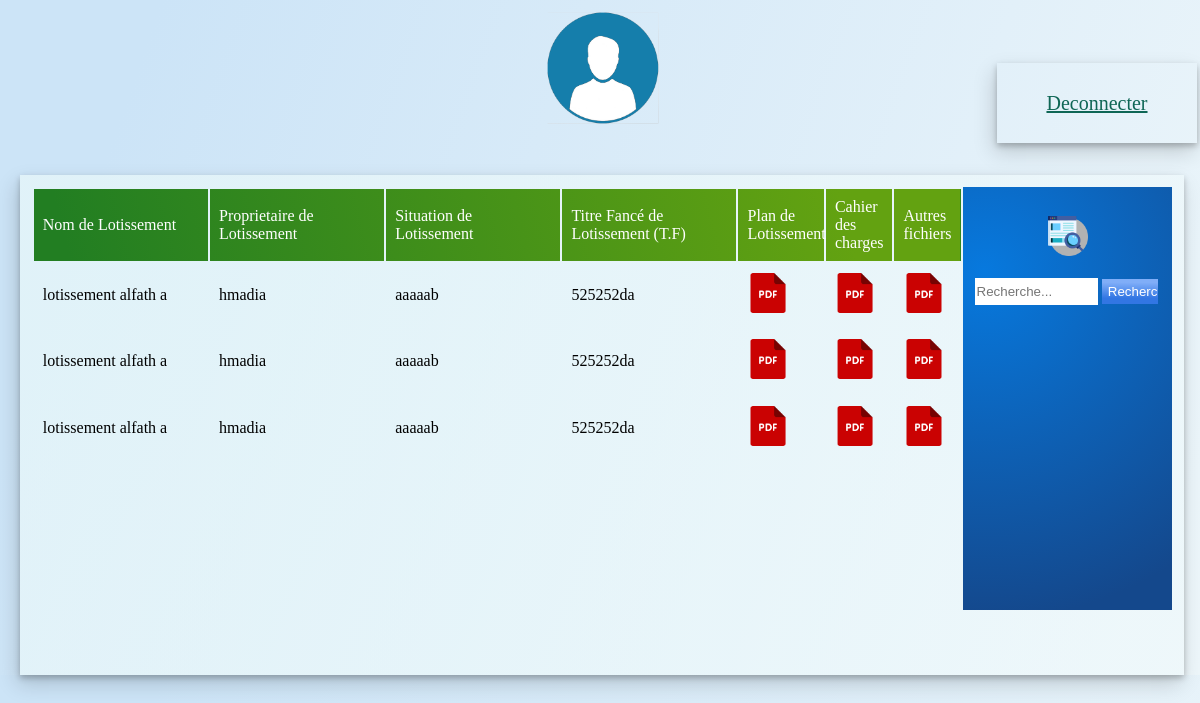
Screenshot of /user.php with the database file from the repository.
### tables this page shows
CREATE TABLE `lotissement` (
  `idlotisement` int(11) NOT NULL,
  `Nomlotissement` varchar(50) NOT NULL,
  `Propietaire` varchar(50) NOT NULL,
  `Situation` varchar(100) NOT NULL,
  `TF` varchar(50) NOT NULL,
  `Plan` varchar(500) NOT NULL,
  `Cahierdescharge` varchar(500) NOT NULL,
  `autres` varchar(500) NOT NULL
);

### user.php (the view, shortened to what this page needs)
<!DOCTYPE html>
<html>
<head class="">
</head>
<body class="body">
	<header class="header">
	<center>
		<img src="images/usera.png" class=" imaglogo" /><br>
		<?php
require("connexion.php");
?>
		<ul>
    <li><a class="btn1" href = "logout.php" tite = "Logout">Deconnecter</a></li>
  </ul>
	</center>
	</header>
	<nav>
		<section class="sectionB">
		<table>
		<tr class="lineone">
		<td class="tdlineone">
			Nom de Lotissement
		</td>
		<td class="tdlineone">
			Proprietaire de Lotissement
		</td>
		<td class="tdlineone">
			Situation de Lotissement
		</td>
		<td class="tdlineone">
			Titre Fancé de Lotissement (T.F)
		</td>
		<td class="tdlineonepdf">
			Plan de Lotissement
		</td>
		<td class="tdlineonepdf">
			 Cahier des charges
		</td>
		<td class="tdlineonepdf">
			Autres fichiers
		</td>
		</tr>
		<?php
$querylot="select * from lotissement ";
$resultlot= mysqli_query($conn,$querylot);
while($rowlot = mysqli_fetch_array($resultlot)) {
	 $Nomlotissement= $rowlot['Nomlotissement'];
  	$prolotissement= $rowlot['Propietaire'];
 	$situlotissement= $rowlot['Situation'];
  	$tflotissement= $rowlot['TF'];
	$planlotissement= $rowlot['Plan'];
 	$chaierlotissement= $rowlot['Cahierdescharge'];
  	$autrelotissement= $rowlot['autres'];
  echo"
<tr>
	<td class='tdlineone'>$Nomlotissement</td>
	<td class='tdlineone'>$prolotissement</td>
	<td class='tdlineone'>$situlotissement</td>
	<td class='tdlineone'>$tflotissement</td>
	<td class='tdlineonepdf'><a name='click1' href='$planlotissement' target='_blank'><img src='images/pdf.png'  class='icon' /></a></td>
	<td class='tdlineonepdf'><a name='click2' href='$chaierlotissement'><img src='images/pdf.png'  class='icon' /></a></td>
	<td class='tdlineonepdf'><a name='click3' href='$autrelotissement'><img src='images/pdf.png'  class='icon' /></a></td>
<tr>
";
}
?>
		</table>
		</section>
		<section class="sectionA">
		<form method="post" action="">
	<br><center>
	<img src='images/seo.png' class='icon' />
		 </center><br>
		<input type="text" name="data" class="data" placeholder="Recherche... ">
		<input type="submit" name="search" class="recherch" value="Recherch" />
			<br>
		</form>
	</section>
	</nav>
	<br>
</body>
</html>

### user.php (style rules this page uses)
body { background-image: linear-gradient( 109.6deg, rgba(204,228,247,1) 11.2%, rgba(237,246,250,1) 100.2% ); width: 99%; }
header { margin:1px; height:130px; width:100%; }
.imaglogo { height: 120px; width: 120px; }
.btn1 { position: relative; display: block; overflow: hidden; width: 100%; height: 80px; max-width: 250px; margin-top:50px; color: #0E6655 ; line-height: 80px; text-align: center; transition: ease 0.2s; font-family: "Nunito"; font-size: 20px; box-shadow: -3px 9px 20px rgba(0, 0, 0, 0.16), 0 3px 6px rgba(0, 0, 0, 0.23); }
.btn1:before { content: ""; position: absolute; top: 0; right: -50px; bottom: 0; left: 0; border-right: 50px solid transparent; border-bottom: 80px solid #229954; -webkit-transform: translateX(-100%); transform: translateX(-100%); transition: cubic-bezier(1, -0.02, 0.26, 0.38) 0.2s; z-index: -1; }
ul { display: block; text-align: left; float:right; margin-top:-10%; }
ul li { display: inline-block; }
li { list-style: none; width: 200px; }
.icon { height: 40px; width: 40px; }
nav { padding:0px; min-height: 500px; width: 98%; box-shadow: -3px 9px 20px rgba(0, 0, 0, 0.16), 0 3px 6px rgba(0, 0, 0, 0.23); margin-left:1%; margin-top:1%; margin-right:0%; float: left; margin-bottom:0%; background-image: radial-gradient( circle farthest-corner at 10% 20%, rgba(234,249,249,0.67) 0.1%, rgba(239,249,251,0.63) 90.1% ); }
.sectionA { padding:1%; min-height:400px; width: 16%; float:right; margin-left:0%; margin-top:1%; margin-right:1%; margin-bottom:1%; background-image: radial-gradient( circle farthest-corner at 10% 20%, rgba(7,121,222,1) 0%, rgba(20,72,140,1) 90% ); color :white; }
.sectionB { margin-left:1%; margin-top:1%; margin-right:0%; margin-bottom:1%; min-height: 403px; width: 80%; float:left; }
.lineone { border:1px; background-image: linear-gradient( 75.7deg, rgba(34,126,34,1) 3.8%, rgba(99,162,17,1) 87.1% ); color:white; padding:0%; min-height:30px; }
.tdlineone { padding:1%; width:17%; }
.tdlineonepdf { padding:1%; width:6.5%; }
.data { width:64%; height:25px; border:0px; }
.recherch { width:30%; height:25px; color:white; border:0px; background-image: linear-gradient( 180.2deg, rgba(128,174,248,1) 14.1%, rgba(50,118,227,1) 77% ); }

### rows the page displays
lotissement: Nomlotissement "lotissement alfath a", Propietaire "hmadia", Situation "aaaaab", TF "525252da"
lotissement: Nomlotissement "lotissement alfath a", Propietaire "hmadia", Situation "aaaaab", TF "525252da"
lotissement: Nomlotissement "lotissement alfath a", Propietaire "hmadia", Situation "aaaaab", TF "525252da"
